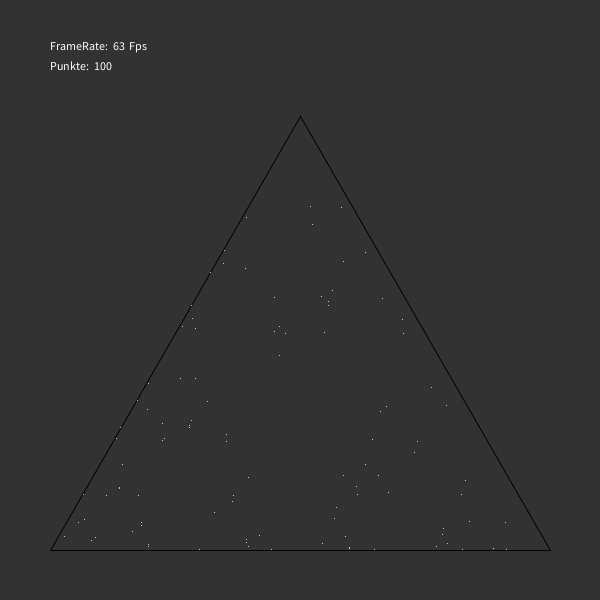
Frame 1 (no input)
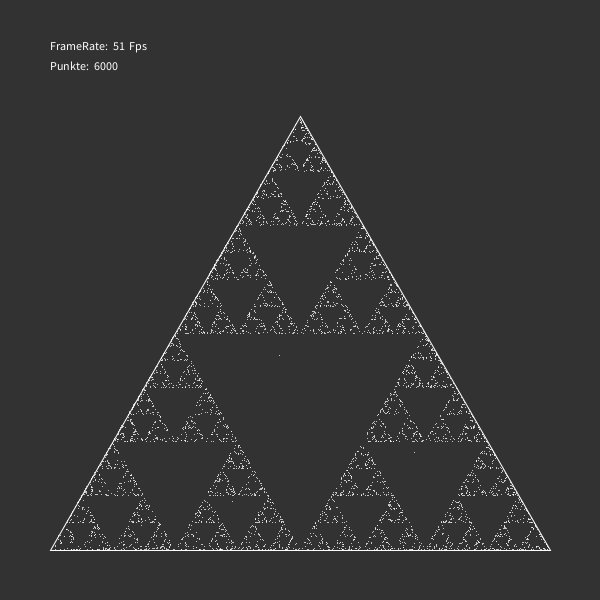
Frame 60 (the mouse pressed at the canvas centre just before this capture)
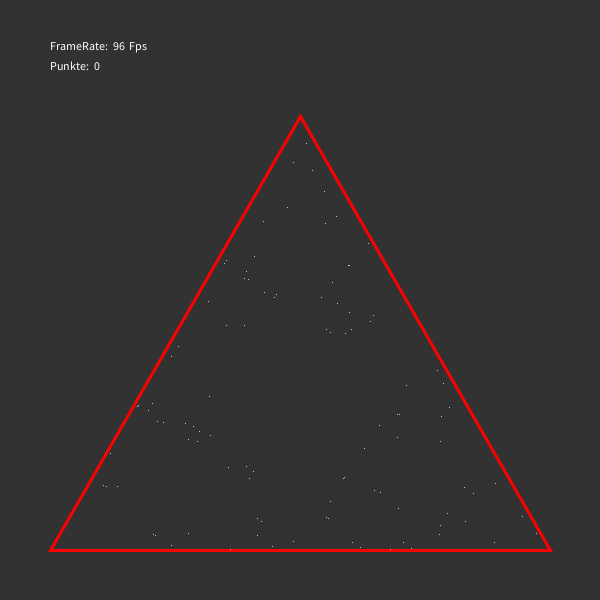
Frame 120 (the mouse held since frame 60 and released just before this capture)

The Processing sketch that drew these frames (run headless with seeded random() and noise(); from frame 60 on, the mouse is pressed at the canvas centre):

// Processing sketch: Sierpinski_Dreieck
// ── Sierpinski_Dreieck.pde
float px;
float py;
float s = 1;
float r;
int c =0;

Curve curves;

void setup() {
  size(600, 600);
  background(100);
  noFill();
  frameRate(100);
  curves = new Curve();

  //Startpunkt
  px = random(50, width-50);
  py = random( height-50-sqrt(3)/2*(height-100), height-50);
  while ((-1.732*px+1.05*height<py && +1.732*px-0.666*height < py && py < height-50)==false) {
    px = random(50, width-50);
    py = random( height-50-sqrt(3)/2*(width-100), height-50);
  }
}

void draw() {
  background(50);
  triangle(50, height-50, width-50, height-50, width/2, height-50-(sqrt(3)/2)*((height-100)));


  for (int i=0; i < 100; i++) {
    curves.setX(px);
    curves.setY(py);
    curves.addPoint();
    neuerPunkt();
    c++; 
  }
    curves.show();
  
  if(mousePressed){
    curves.reset();
    stroke(255,0,0);
    strokeWeight(3);
    c=0;
  }
   
   
    text("FrameRate:  " +round(frameRate) +"  Fps",50,50);
     text("Punkte:  " +c ,50,70);
  
}

// ── Berechnung.pde
void neuerPunkt() {

  r= random(1);

  if (r<0.333333) {
    px = (px +50)/2;
    py = (py+height-50)/2;
  } else if (r<0.666666) {
    px = (px +width-50)/2;
    py = (py+height-50)/2;
  } else if (r<1){
    px = (px +width/2)/2;
    py = (py+height-50-sqrt(3)/2*(height-100))/2;
}
}

// ── Punkte.pde
class Curve {

  ArrayList<PVector> path;
  PVector current;
  

  Curve() {
    path = new ArrayList<PVector>();
    current = new PVector();}
  

  void setX(float x) {
    current.x = x; }
 
  void setY(float y) {
    current.y =y; }
 

  void addPoint() {
    path.add(current);
    current = new PVector();}
    
  void reset() {
    path.clear();}
  

  void show() {
    noFill();
    strokeWeight(s);
    stroke(255);
    
   
   beginShape(POINTS);
      for (PVector v : path) {
      vertex(v.x, v.y);};
   endShape();  
    
  
}
}
